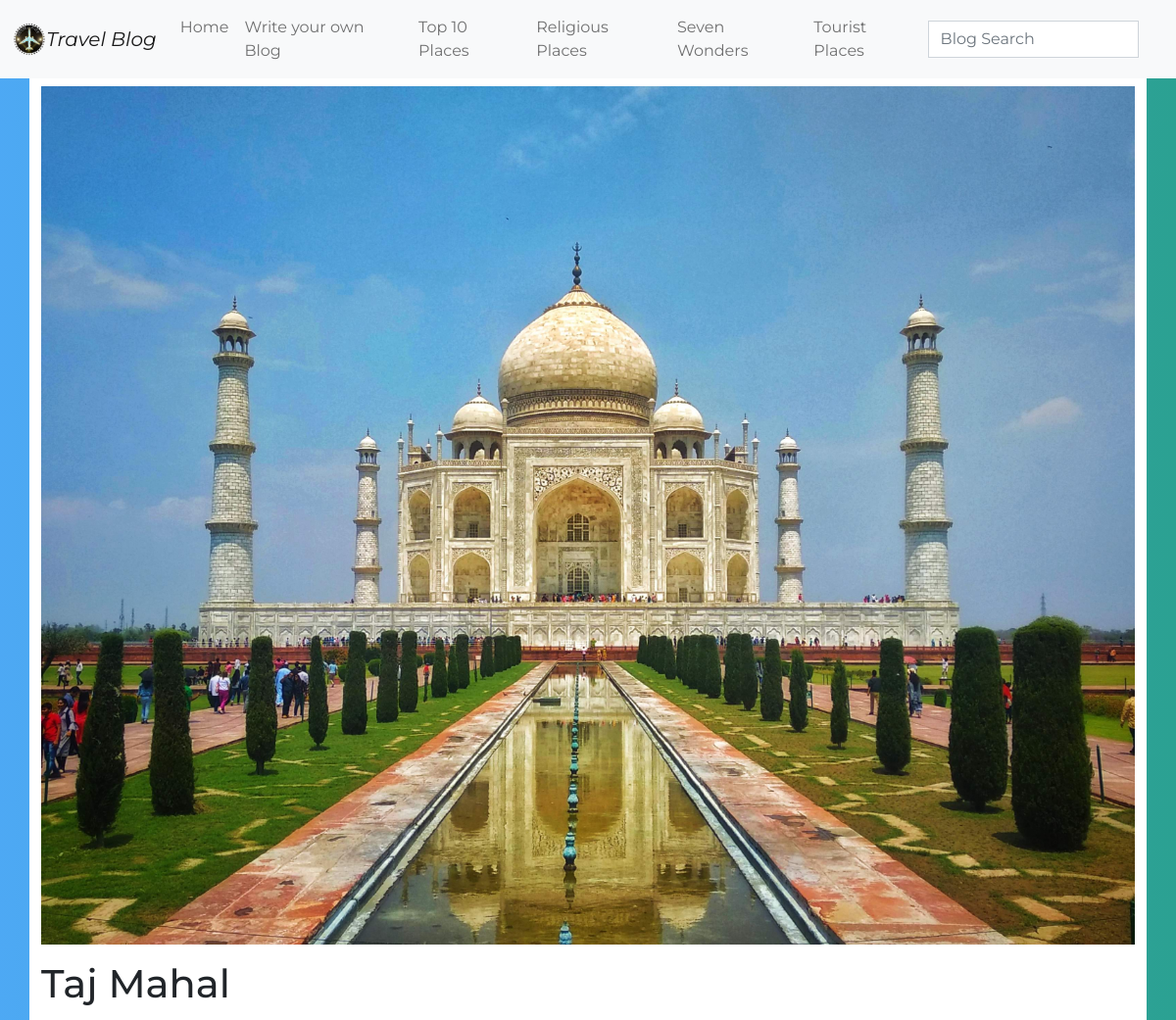
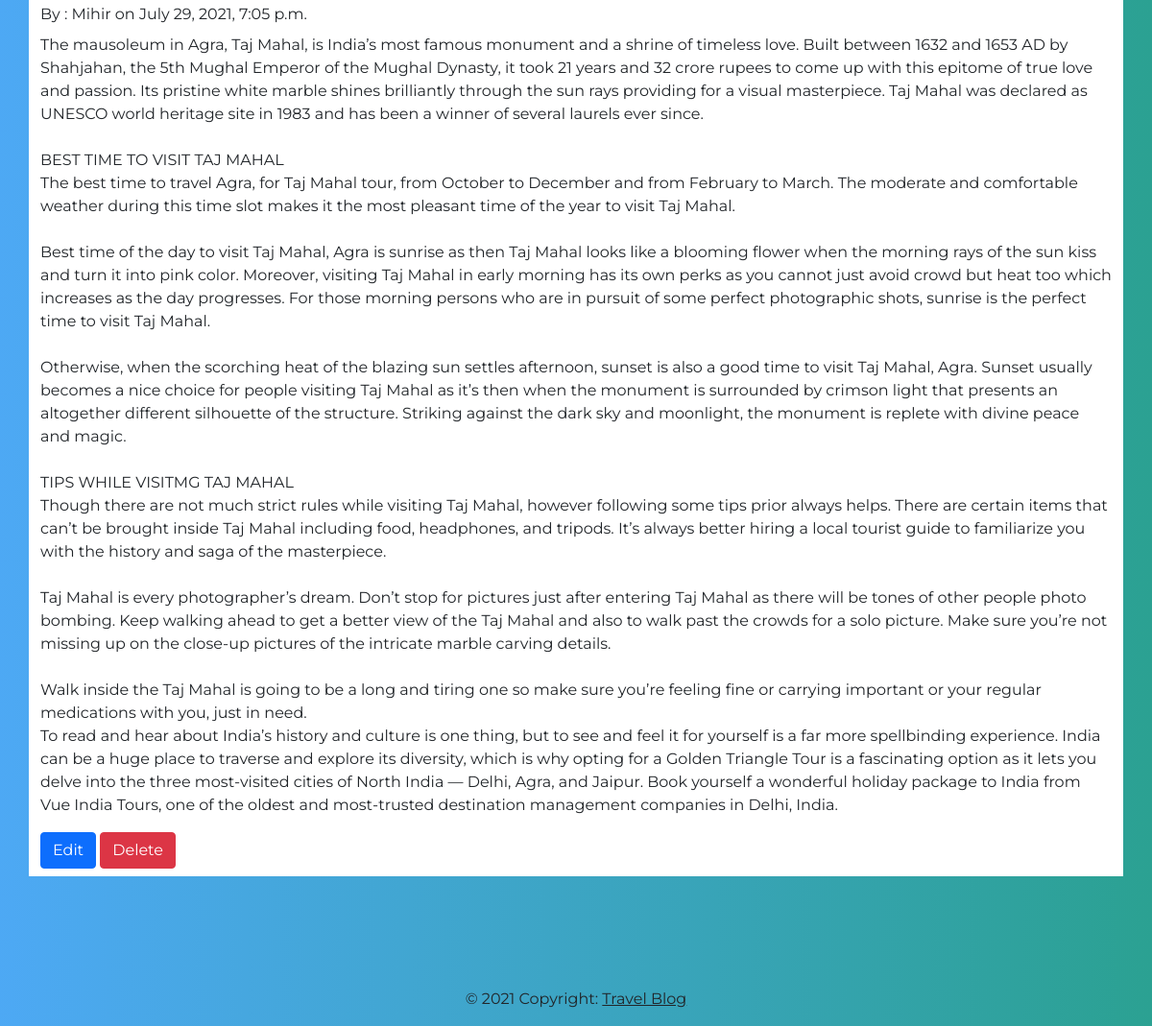
/blog/detail/15/, run on the app's committed database (2 pictures, top to bottom).
### blog/models.py (models this page shows, shortened)
class blog(models.Model):
    title = CharField(max_length=50)
    date = DateTimeField(auto_now=True)
    category = CharField(max_length=35)
    author_name = CharField(max_length=30)
    description = TextField()
    image = models.ImageField(upload_to='blog')
    class Meta:
        verbose_name = 'blog'
        verbose_name_plural = 'blogs'

### blog/views.py (the view)
# urls.py: path('blog/detail/<int:id>/',views.detailed_blogs, name= 'detailed_blog'),
def detailed_blogs(request,id):
    try:
        blogs = blog.objects.get(id=id)
        ctx ={
            'title':"blogs detail",
            'blogs':blogs,
        }
        return render(request,"detailed_blog.html",ctx)
    except:
        return redirect("index")

### templates/detailed_blog.html (shortened to what this page needs)
{% extends 'layout/base.html' %}
{% block content %}
<div class="container">
    <div class="row ">
        <div class="col-md-12 custom-bg py-2">
            <img class="blog-img" src="{{blogs.image.url}}" alt="">
            <h1 class="custom-font my-3">{{blogs.title}}</h1>
            <p class="custom-font my-2">By : {{blogs.author_name}} on {{blogs.date}}</p>
            <p class="custom-font">{{blogs.description|linebreaksbr}}</p>
        <div class="footer">
            <a class="custom-font btn btn-primary" href="{% url 'edit_blog' blogs.id %}" role="button">
                Edit
            </a>
            <a class="custom-font btn btn-danger" href="{% url 'blog_delete' blogs.id %}" role="button">
                Delete
            </a>
        </div>
    </div>
    </div>
</div>
{% endblock content %}

### templates/detailed_blog.html (style rules this page uses)
.custom-font { font-family: Montserrat, sans-serif; }
body { background-image: linear-gradient( -90deg, #2ba192 0%, #0a88f0b9 100%); }
.blog-img { width: 100%; }
.custom-bg { background-color: white; }

### templates/includes/footer.html (style rules this page uses)
.custom-font { font-family: Montserrat, sans-serif; }

### data on the page
blog: image (picture), title "Taj Mahal", author_name "Mihir", date "July 29, 2021, 7:05 p.m.", description "The mausoleum in Agra, Taj Mahal, is India’s most famous monument and a shrine of timeless love. Built between 1632 and 1653 AD by Shahjahan, the 5th Mughal Emperor of the Mughal Dynasty, it took 21 years and 32 crore rupees to come up with this epitome of true love and passion. Its pristine white marble shines brilliantly through the sun rays providing for a visual masterpiece. Taj Mahal was declared as UNESCO world heritage site in 1983 and has been a winner of several laurels ever since. BEST TIME TO VISIT TAJ MAHAL The best time to travel Agra, for Taj Mahal tour, from October to December and from February to March. The moderate and comfortable weather during this time slot makes it the…"
